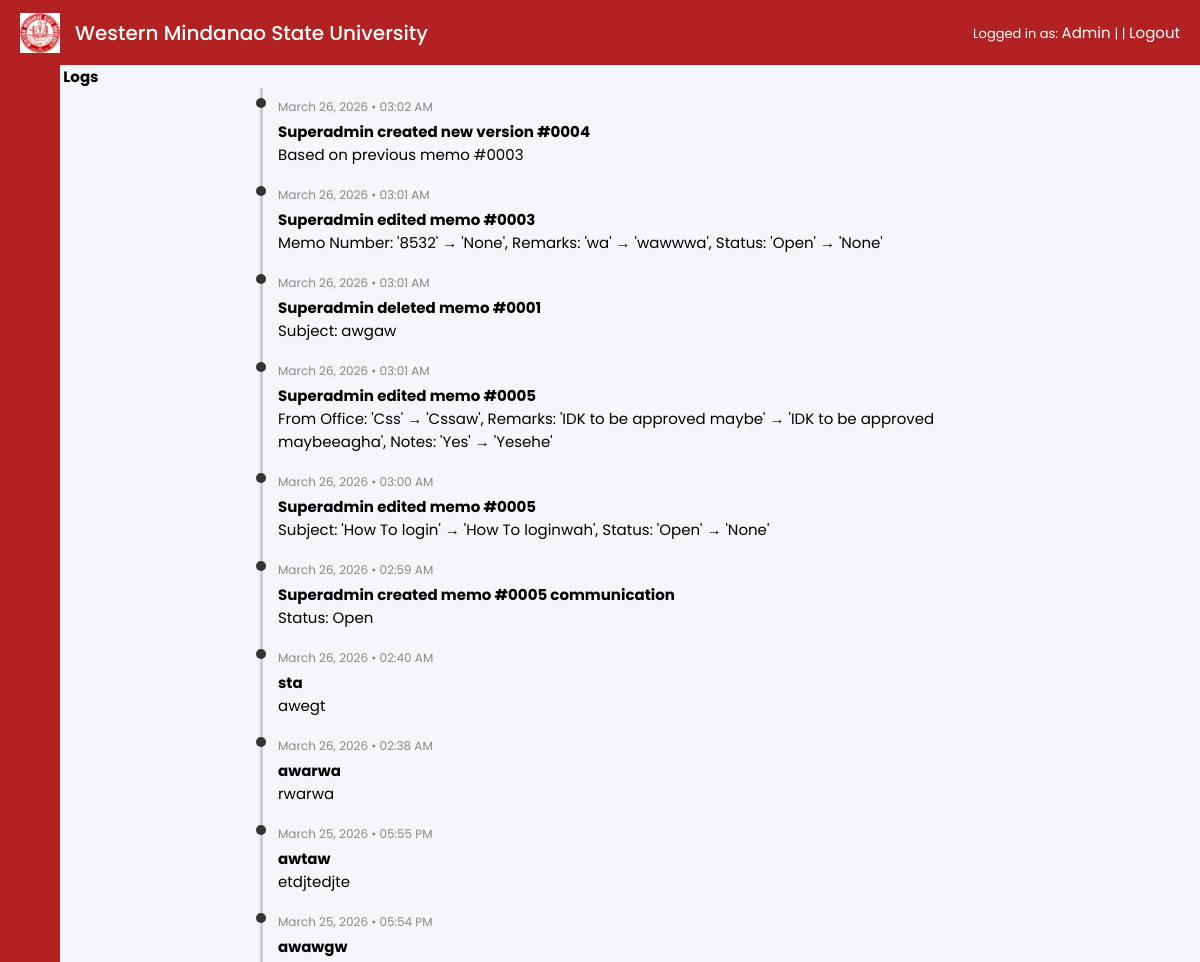
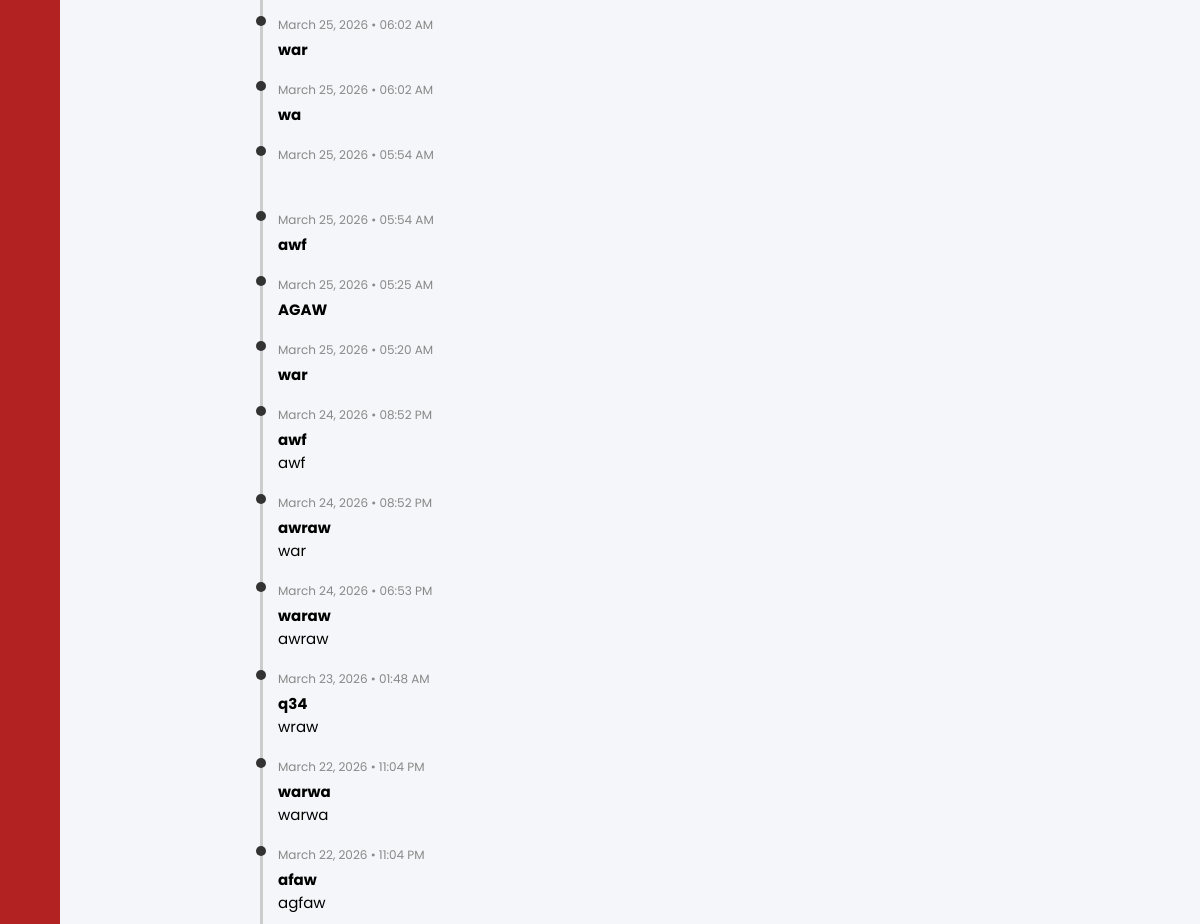
The page /admin/logs (signed in) on the database its author committed (2 pictures, top to bottom).
### app/models/user.py (models this page shows, shortened)
class User(UserMixin, db.Model):
    __tablename__ = "users"
    id = db.Column(db.Integer, primary_key=True)
    username = db.Column(db.String(50), unique=True, nullable=False)
    password_hash = db.Column(db.String(255), nullable=False)
    role = db.Column(db.String(20))  # admin or secretary

### app/models/log_entry.py (models this page shows)
class LogEntry(db.Model):
    __tablename__ = "log_entries"
    id = db.Column(db.Integer, primary_key=True)
    serial_number = db.Column(db.Integer, unique=True, nullable=False)
    date = db.Column(db.Date)
    remarks = db.Column(db.String(255))
    notes = db.Column(db.Text)
    encoded_at = db.Column(db.DateTime, default=datetime.utcnow)
    memo_id = db.Column(db.Integer, db.ForeignKey("memos.id"))
    user_id = db.Column(
        db.Integer,
        db.ForeignKey("users.id", name="fk_log_entries_user_id"),
        nullable=True   # 👈 TEMPORARY
    )
    user = db.relationship("User", backref="logs")

### app/routes/admin.py (the view)
@admin_bp.route("/logs")
@login_required
def logs_page():
    logs = LogEntry.query.order_by(LogEntry.encoded_at.desc()).all()
    return render_template("admin/logs.html", logs=logs)

### app/__init__.py (called while the page is built)
def create_app():
    app = Flask(__name__)
    app.config.from_object(Config)
    db.init_app(app)
    login_manager.init_app(app)
    migrate.init_app(app, db)
    login_manager.login_view = "auth.login"
    @login_manager.user_loader
    def load_user(user_id):
        return User.query.get(int(user_id))
    app.register_blueprint(main)
    app.register_blueprint(auth_bp)
    app.register_blueprint(secretary_bp)
    app.register_blueprint(admin_bp)
    app.cli.add_command(seed_command)
    print(app.url_map)
    return app

### app/templates/admin/logs.html (shortened to what this page needs)
{% extends "base.html" %}
{% block content %}
<h2>Activity Logs</h2>
<div class="timeline">
  {% for log in logs %}
    <div class="timeline-item">
      <div class="timeline-time">
        {{ log.encoded_at.strftime("%B %d, %Y") }} •
        {{ log.encoded_at.strftime("%I:%M %p") }}
      </div>
      <div class="timeline-content">
        <strong>{{ log.remarks }}</strong><br>
        <small>{{ log.notes }}</small>
      </div>
    </div>
  {% endfor %}
</div>
{% endblock %}

### app/templates/base.html (shortened to what this page needs)
<!DOCTYPE html>
<html lang="en">
<head>
</head>
<body>
<div class="topbar">
<div class="topbar-left">
<img src="{{ url_for('static', filename='img/logo.png') }}" class="logo">
<div class="title">Western Mindanao State University</div>
</div>
<div class="topbar-right">
  Logged in as:
  <span id="userRole">
    {% if current_user.is_authenticated %}
      {{ current_user.role|capitalize }}
    {% else %}
      Guest
    {% endif %}
  </span> | |
  {% if current_user.is_authenticated %}
    <a href="{{ url_for('auth.logout') }}" style="color:white; text-decoration:none;">
      Logout
    </a>
  {% else %}
    <a href="{{ url_for('auth.login') }}" style="color:white; text-decoration:none;">
      Login
    </a>
  {% endif %}
</div>
</div>
        {% if current_user.is_authenticated %}
        <div class="sidebar">
        <a href="{{ url_for('admin.dashboard') }}" title="Dashboard">
            <iconify-icon icon="mdi:home-outline"></iconify-icon>
        </a>
        <a href="{{ url_for('admin.users') }}" title="Manage Users">
            <iconify-icon icon="mdi:account-outline"></iconify-icon>
        </a>
        <a href="{{ url_for('main.home') }}" title="Memos">
            <iconify-icon icon="mdi:file-document-outline"></iconify-icon>
        </a>
        <a href="{{ url_for('admin.logs_page') }}" title="Reports">
            <iconify-icon icon="mdi:history"></iconify-icon>
        </a>
        <a href="{{ url_for('admin.import_page') }}" title="Import/Export">
            <iconify-icon icon="mdi:database-import-outline"></iconify-icon>
        </a>
        <a href="{{ url_for('admin.settings_general') }}" title="Settings">
            <iconify-icon icon="mdi:cog-outline"></iconify-icon>
        </a>
        <a href="{{ url_for('auth.logout') }}" title="Logout">
            <iconify-icon icon="mdi:logout"></iconify-icon>
        </a>
        </div>
        {% endif %}
        {% block content %}{% endblock %}
</body>
</html>

### app/templates/base.html (style rules this page uses)
* { margin:0; padding:0; box-sizing:border-box; font-family:'Poppins',sans-serif; font-size:15px; }
body { background:#f4f6f9; }
.topbar { height:65px; background:#B22222; display:flex; align-items:center; justify-content:space-between; padding:0 20px; color:white; }
.topbar-left { display:flex; align-items:center; gap:15px; }
.logo { height:40px; }
.title { font-size:20px; font-weight:500; }
.topbar-right { font-size:13px; }
.sidebar { position:fixed; top:65px; left:0; width:60px; height:100%; background:#B22222; display:flex; flex-direction:column; align-items:center; padding-top:20px; gap:20px; z-index:500; }
.sidebar iconify-icon { font-size:24px; color:#6F1020; padding:10px; border-radius:6px; transition:.2s; cursor:pointer; }

### app/templates/admin/logs.html (style rules this page uses)
.timeline { max-width: 700px; margin: auto; }
.timeline-item { padding: 10px 0; border-left: 3px solid #ccc; margin-left: 10px; padding-left: 15px; position: relative; }
.timeline-item::before { content: ""; position: absolute; left: -7px; top: 10px; width: 10px; height: 10px; background: #333; border-radius: 50%; }
.timeline-time { font-size: 12px; color: #888; margin-bottom: 4px; }
.timeline-content { font-size: 14px; }

### rows shown on the page
User: role "Admin"
LogEntry: encoded_at "March 26, 2026", encoded_at "03:02 AM", remarks "Superadmin created new version #0004", notes "Based on previous memo #0003"
LogEntry: encoded_at "March 26, 2026", encoded_at "03:01 AM", remarks "Superadmin edited memo #0003", notes "Memo Number: '8532' → 'None', Remarks: 'wa' → 'wawwwa', Status: 'Open' → 'None'"
LogEntry: encoded_at "March 26, 2026", encoded_at "03:01 AM", remarks "Superadmin deleted memo #0001", notes "Subject: awgaw"
LogEntry: encoded_at "March 26, 2026", encoded_at "03:01 AM", remarks "Superadmin edited memo #0005", notes "From Office: 'Css' → 'Cssaw', Remarks: 'IDK to be approved maybe' → 'IDK to be approved maybeeagha', Notes: 'Yes' → 'Yesehe'"
LogEntry: encoded_at "March 26, 2026", encoded_at "03:00 AM", remarks "Superadmin edited memo #0005", notes "Subject: 'How To login' → 'How To loginwah', Status: 'Open' → 'None'"
LogEntry: encoded_at "March 26, 2026", encoded_at "02:59 AM", remarks "Superadmin created memo #0005 communication", notes "Status: Open"
LogEntry: encoded_at "March 26, 2026", encoded_at "02:40 AM", remarks "sta", notes "awegt"
LogEntry: encoded_at "March 26, 2026", encoded_at "02:38 AM", remarks "awarwa", notes "rwarwa"
LogEntry: encoded_at "March 25, 2026", encoded_at "05:55 PM", remarks "awtaw", notes "etdjtedjte"
LogEntry: encoded_at "March 25, 2026", encoded_at "05:54 PM", remarks "awawgw"
LogEntry: encoded_at "March 25, 2026", encoded_at "06:02 AM", remarks "war"
LogEntry: encoded_at "March 25, 2026", encoded_at "06:02 AM", remarks "wa"
LogEntry: encoded_at "March 25, 2026", encoded_at "05:54 AM"
LogEntry: encoded_at "March 25, 2026", encoded_at "05:54 AM", remarks "awf"
LogEntry: encoded_at "March 25, 2026", encoded_at "05:25 AM", remarks "AGAW"
LogEntry: encoded_at "March 25, 2026", encoded_at "05:20 AM", remarks "war"
LogEntry: encoded_at "March 24, 2026", encoded_at "08:52 PM", remarks "awf", notes "awf"
LogEntry: encoded_at "March 24, 2026", encoded_at "08:52 PM", remarks "awraw", notes "war"
LogEntry: encoded_at "March 24, 2026", encoded_at "06:53 PM", remarks "waraw", notes "awraw"
LogEntry: encoded_at "March 23, 2026", encoded_at "01:48 AM", remarks "q34", notes "wraw"
LogEntry: encoded_at "March 22, 2026", encoded_at "11:04 PM", remarks "warwa", notes "warwa"
LogEntry: encoded_at "March 22, 2026", encoded_at "11:04 PM", remarks "afaw", notes "agfaw"
